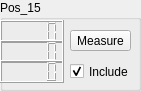
     <widget class="QGroupBox" name="Calib_box_15">
      <property name="geometry">
       <rect>
        <x>80</x>
        <y>140</y>
        <width>141</width>
        <height>91</height>
       </rect>
      </property>
      <property name="title">
       <string>Pos_15</string>
      </property>
      <widget class="QLCDNumber" name="calib_box_x_16">
       <property name="geometry">
        <rect>
         <x>0</x>
         <y>20</y>
         <width>64</width>
         <height>23</height>
        </rect>
       </property>
      </widget>
      <widget class="QLCDNumber" name="calib_box_y_16">
       <property name="geometry">
        <rect>
         <x>0</x>
         <y>40</y>
         <width>64</width>
         <height>23</height>
        </rect>
       </property>
      </widget>
      <widget class="QLCDNumber" name="calib_box_z_16">
       <property name="geometry">
        <rect>
         <x>0</x>
         <y>60</y>
         <width>64</width>
         <height>23</height>
        </rect>
       </property>
      </widget>
      <widget class="QPushButton" name="calibButton_16">
       <property name="geometry">
        <rect>
         <x>70</x>
         <y>30</y>
         <width>61</width>
         <height>21</height>
        </rect>
       </property>
       <property name="text">
        <string>Measure</string>
       </property>
      </widget>
      <widget class="QCheckBox" name="checkBox_16">
       <property name="geometry">
        <rect>
         <x>70</x>
         <y>60</y>
         <width>92</width>
         <height>23</height>
        </rect>
       </property>
       <property name="text">
        <string>Include</string>
       </property>
       <property name="checked">
        <bool>true</bool>
       </property>
      </widget>
     </widget>
